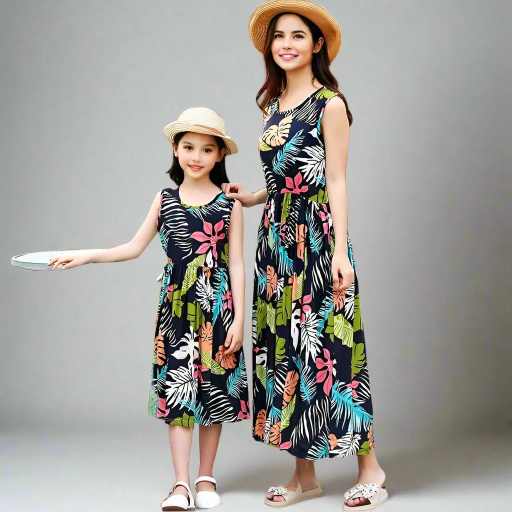
#> input picture GPT/imgi_26_black-tropical-matching-dresses-mom-and-daughter.jpeg, 1024 x 1024 px, given in place of ref1.jpg, which was not available (shown at 1/2 size)
$ python review_sheet.py ../../../../../GPT/imgi_26_black-tropical-matching-dresses-mom-and-daughter.jpeg ../../../../../GPT/imgi_32_matching-floral-maxi-dresses-mom-and-daughter.jpeg
#> lines starting #> are read from the running program, lines starting #| are printed output that depends on the picture
#!/usr/bin/env python3
"""Side-by-side review sheet: vendor reference + IMAGE 1/3/5/6 for one handle."""
import sys
from pathlib import Path
from PIL import Image, ImageDraw
ROOT = Path("/Users/fsuels/Projects/dresslikemommy")
handle, out = sys.argv[1], sys.argv[2]
d = ROOT / "uploads" / handle / "ai"
files = [("vendor ref", d / "ref1.jpg")] + [(f"image{n}", d / f"image{n}.png") for n in (1, 3, 5, 6)]
H = 900
tiles = []
for label, p in files:
    im = Image.open(p).convert("RGB"); im.thumbnail((H, H)); tiles.append((label, im))
#> further down, im is the input picture: PIL image 1024x1024 RGB; mean R, G, B 158.9, 156.2, 151.1
#> after `im.thumbnail((H, H))`:
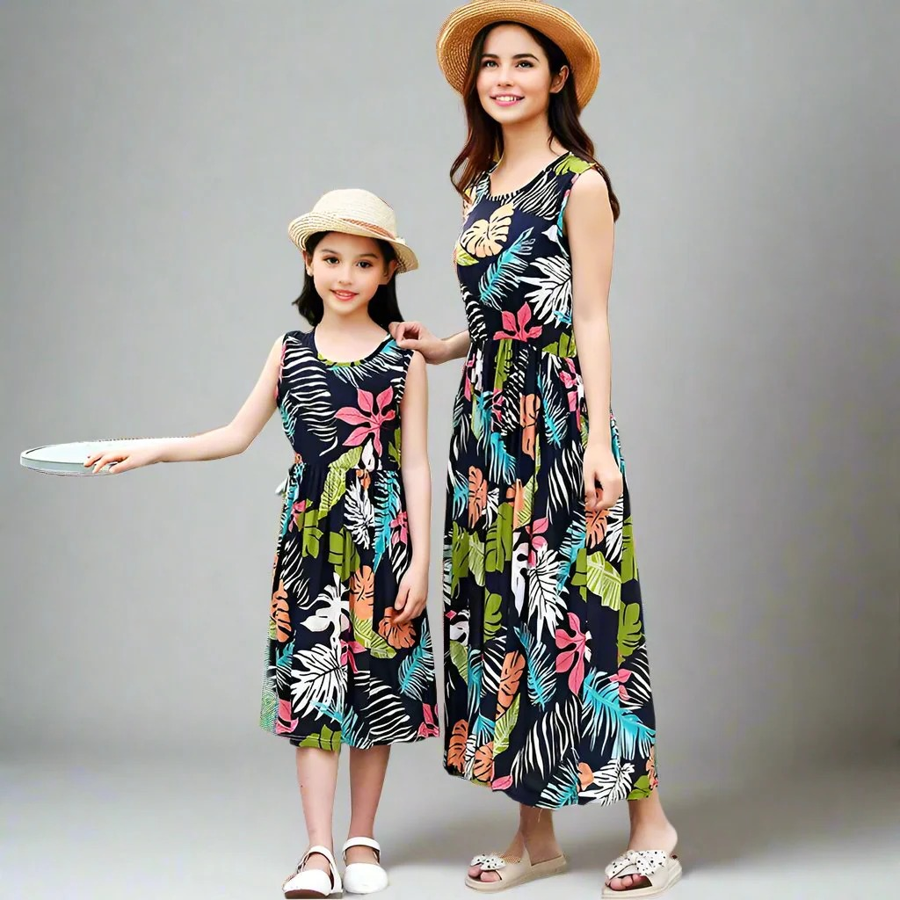
#> im: PIL image 900x900 RGB; mean R, G, B 159, 156.2, 151.1
#> pass 2 of the loop `for label, p in files:`:
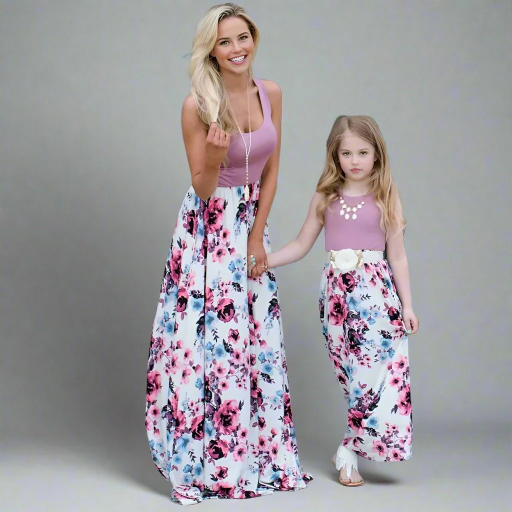
#> input picture GPT/imgi_32_matching-floral-maxi-dresses-mom-and-daughter.jpeg, 1024 x 1024 px, given in place of image1.png, which was not available (shown at 1/2 size)
#> im is the input picture: PIL image 1024x1024 RGB; mean R, G, B 159.1, 154.7, 158.4
#> `im.thumbnail((H, H))`:
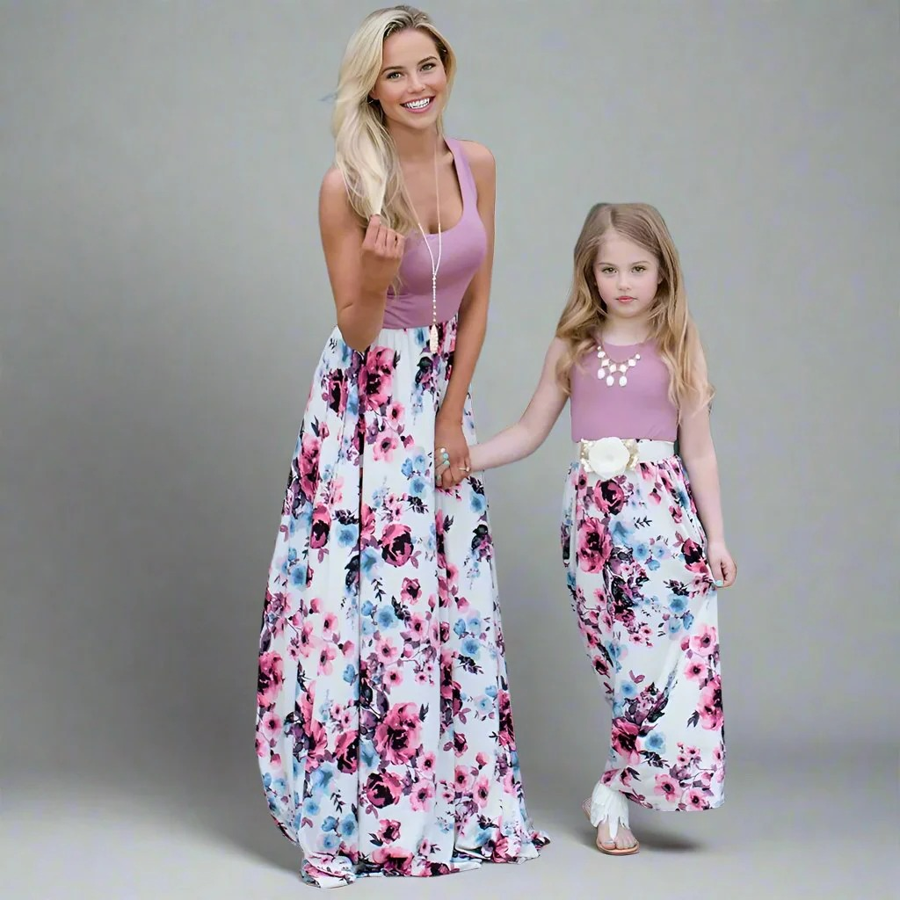
#> im: PIL image 900x900 RGB; mean R, G, B 159.1, 154.7, 158.4
#> (the run stopped early here; a loop or call above may not have finished)
